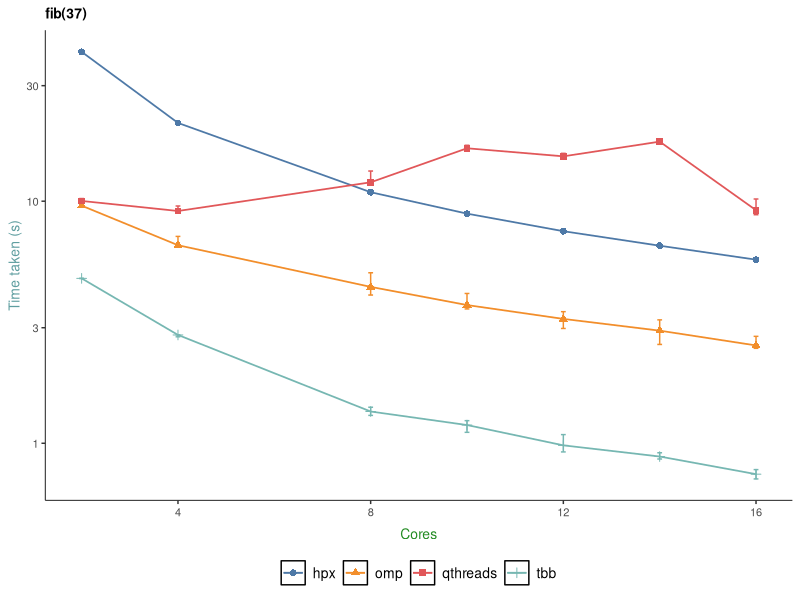
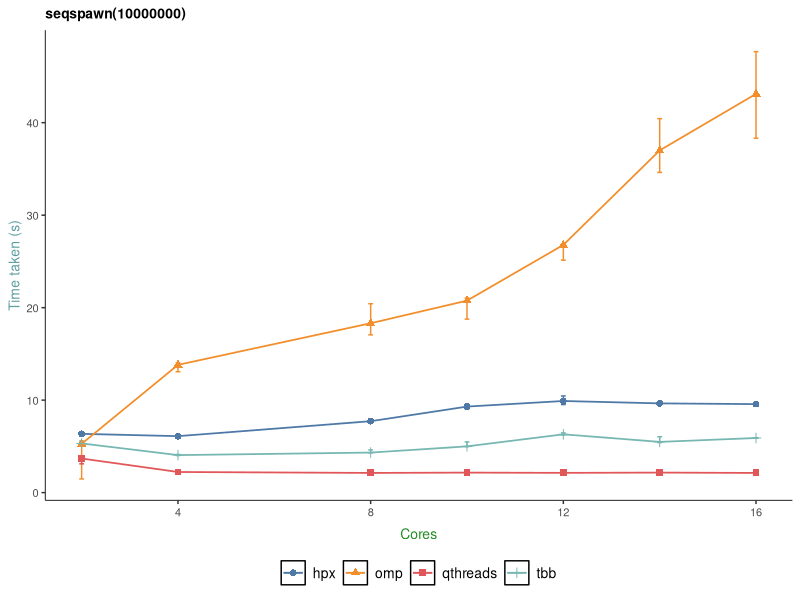
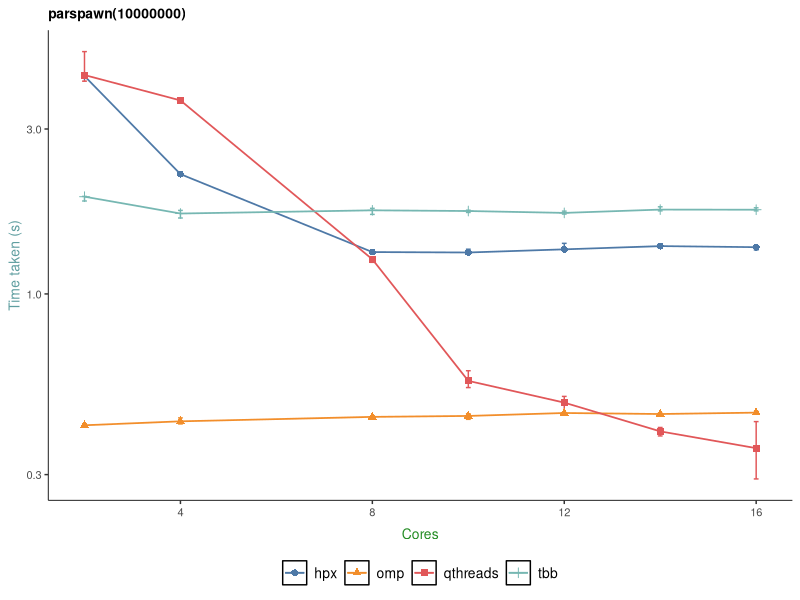

Write R code to recreate these figures, in order.
library(ggplot2)
library(ggthemes)
library(grid)
library(gridExtra)
library(scales)


# two side-by-side plots with a shared legend
twoPlot <- function(p1, p2, title, cols=2) {
  g_legend<-function(p){
    tmp <- ggplotGrob(p)
    leg <- which(sapply(tmp$grobs, function(x) x$name) == "guide-box")
    legend <- tmp$grobs[[leg]]
    return(legend)
  }
  legend <- g_legend(p1)
  lheight <- sum(legend$height)
  
  grid.arrange(arrangeGrob(p1 + theme(legend.position="none"),
                           p2 + theme(legend.position="none"),
                           main = title, nrow=1), legend, 
                heights=unit.c(unit(1, "npc") - lheight, lheight), nrow=2)
}

# set a new theme
plot_theme <- theme(panel.grid.major = element_blank(),
                    panel.background = element_blank(),
                    axis.line = element_line(size=.3, color = "black"),
                    axis.title.x = element_text(color="forestgreen", vjust=-0.35),
                    axis.title.y = element_text(color="cadetblue" , vjust=0.8),
                    plot.title = element_text(size=10, face="bold", vjust=1),
                    legend.background = element_rect(fill="transparent"),
                    legend.title=element_blank(),
                    legend.key=element_rect(fill=NA),
                    legend.text = element_text(size=10),
                    legend.position = "bottom",
                    text = element_text(size=10))

# read the data
data <- read.table("./results_cutter16_hpx1.0.dat", comment.char="#", header=FALSE, fill=TRUE)
names(data)[names(data)=="V1"]  <- "Name"
names(data)[names(data)=="V2"]  <- "Input"
names(data)[names(data)=="V3"]  <- "Variant"
names(data)[names(data)=="V4"]  <- "Cores"
names(data)[names(data)=="V5"]  <- "Min"
names(data)[names(data)=="V6"]  <- "Median"
names(data)[names(data)=="V7"]  <- "Max"


sanitizeData <- function(data, n) {
  # concatenate strings together
  j <- function(..., sep='') {paste(..., sep=sep, collapse=sep)}

  d <- subset(data, grepl(n, Name))
  levels(d$Variant)[levels(d$Variant)=="cilk"] <- "Cilk"
  levels(d$Variant)[levels(d$Variant)=="hpx"] <- "HPX 5"
  levels(d$Variant)[levels(d$Variant)=="omp"] <- "Open MP"
  levels(d$Variant)[levels(d$Variant)=="qthreads"] <- "Qthreads"
  levels(d$Variant)[levels(d$Variant)=="tbb"] <- "TBB"
  return(d)
}

# do a single strong-scaling plot
doPlotSS <- function(data, title) {
  fp <- ggplot(data, aes(x=Cores,y=Median,group=Variant))
  fp <- fp + geom_errorbar(aes(x=Cores,ymin=Min, ymax=Max,color=Variant), width=0.1)
  fp <- fp + geom_line(aes(color=Variant),size=0.6) + geom_point(aes(shape=Variant,color=Variant),size=2)
#  fp <- fp + scale_x_continuous(trans=log2_trans(),breaks=trans_breaks("log2", function(x) 2^x))
  fp <- fp + ggtitle(title)
  fp <- fp + xlab("Cores") + ylab("Time taken (s)")
  fp <- fp + plot_theme + scale_colour_tableau()
  return(fp)
}

# a faceted strong-scaling plot
doPlotSSFacet <- function(data) {
  fp <- doPlotSS(data)
  fp <- fp + facet_wrap(~Input, scales="free")
  return(fp)
}

# a weak-scaling plot with increasing Input sizes
doPlotWS <- function(data) {
  fp <- ggplot(data, aes(x=Input,y=Median,group=Variant))
  fp <- fp + geom_errorbar(aes(x=Cores,ymin=Min, ymax=Max,color=Variant), width=0.2)
  fp <- fp + geom_line(aes(color=Variant),size=0.6) + geom_point(aes(shape=Variant,color=Variant),size=2)
  fp <- fp + scale_y_log10()
  fp <- fp + ylab("Time taken (s)")
  fp <- fp + plot_theme + scale_colour_tableau()
  return(fp)
}

# a faceted weak-scaling plot
doPlotWSFacet <- function(data) {
  fp <- doPlotWS(data)
  fp <- fp + facet_wrap(~Cores, scales="free")
  return(fp)
}

# Plot fibonacci results
#fibdata <- sanitizeData(subset(data, (Input == 30) | (Input == 35) | (Input == 37)), "fib")
#fp1 <- doPlotSSFacet(fibdata)

fibdata <- sanitizeData(subset(data, (Input == 37) & (Cores <= 16) & (Variant != 'cilk')), "parfib")
fp1 <- doPlotSS(fibdata, "fib(37)") + scale_y_log10()
ggsave(fp1, file="fib.pdf", width=4, height=3.75)


# Plot seqspawn results
seqdata <- sanitizeData(subset(data, (Cores == 16)), "seqspawn")
sp1 <- doPlotWS(seqdata) + xlab("Number of Tasks")

seqdata <- sanitizeData(subset(data, (Input == 10000000) & (Cores <= 16) & (Variant != 'cilk')), "seqspawn")
sp2 <- doPlotSS(seqdata, "seqspawn(10000000)")
ggsave(sp2, file="seq.pdf", width=4, height=3.75)

#pdf(file="seq.pdf", width=8, height=3.5, onefile=FALSE)
#twoPlot(sp1, sp2, "Sequential Spawn", cols=2)
#dev.off()

# Plot parspawn results
pardata <- sanitizeData(subset(data, (Cores == 16)), "parspawn")
pp1 <- doPlotWS(pardata)+ xlab("Number of Tasks")

pardata <- sanitizeData(subset(data, (Input == 10000000) & (Cores <= 16) & (Variant != 'cilk')), "parspawn")
pp2 <- doPlotSS(pardata, "parspawn(10000000)") + scale_y_log10()
ggsave(pp2, file="par.pdf", width=4, height=3.75)

#pdf(file="par.pdf", width=8, height=3.5, onefile=FALSE)
#twoPlot(pp1, pp2, "Parallel Spawn", cols=2)
#dev.off()

